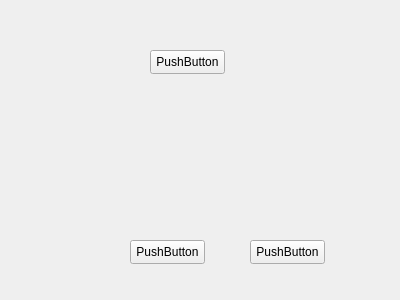
<?xml version="1.0" encoding="UTF-8"?>
<ui version="4.0">
 <class>BTreeWidget</class>
 <widget class="QWidget" name="BTreeWidget">
  <property name="geometry">
   <rect>
    <x>0</x>
    <y>0</y>
    <width>400</width>
    <height>300</height>
   </rect>
  </property>
  <property name="windowTitle">
   <string>BTreeWidget</string>
  </property>
  <widget class="QPushButton" name="pushButton">
   <property name="geometry">
    <rect>
     <x>150</x>
     <y>50</y>
     <width>75</width>
     <height>24</height>
    </rect>
   </property>
   <property name="text">
    <string>PushButton</string>
   </property>
  </widget>
  <widget class="QPushButton" name="pushButton_2">
   <property name="geometry">
    <rect>
     <x>250</x>
     <y>240</y>
     <width>75</width>
     <height>24</height>
    </rect>
   </property>
   <property name="text">
    <string>PushButton</string>
   </property>
  </widget>
  <widget class="QPushButton" name="pushButton_3">
   <property name="geometry">
    <rect>
     <x>130</x>
     <y>240</y>
     <width>75</width>
     <height>24</height>
    </rect>
   </property>
   <property name="text">
    <string>PushButton</string>
   </property>
  </widget>
 </widget>
 <resources/>
 <connections/>
</ui>
